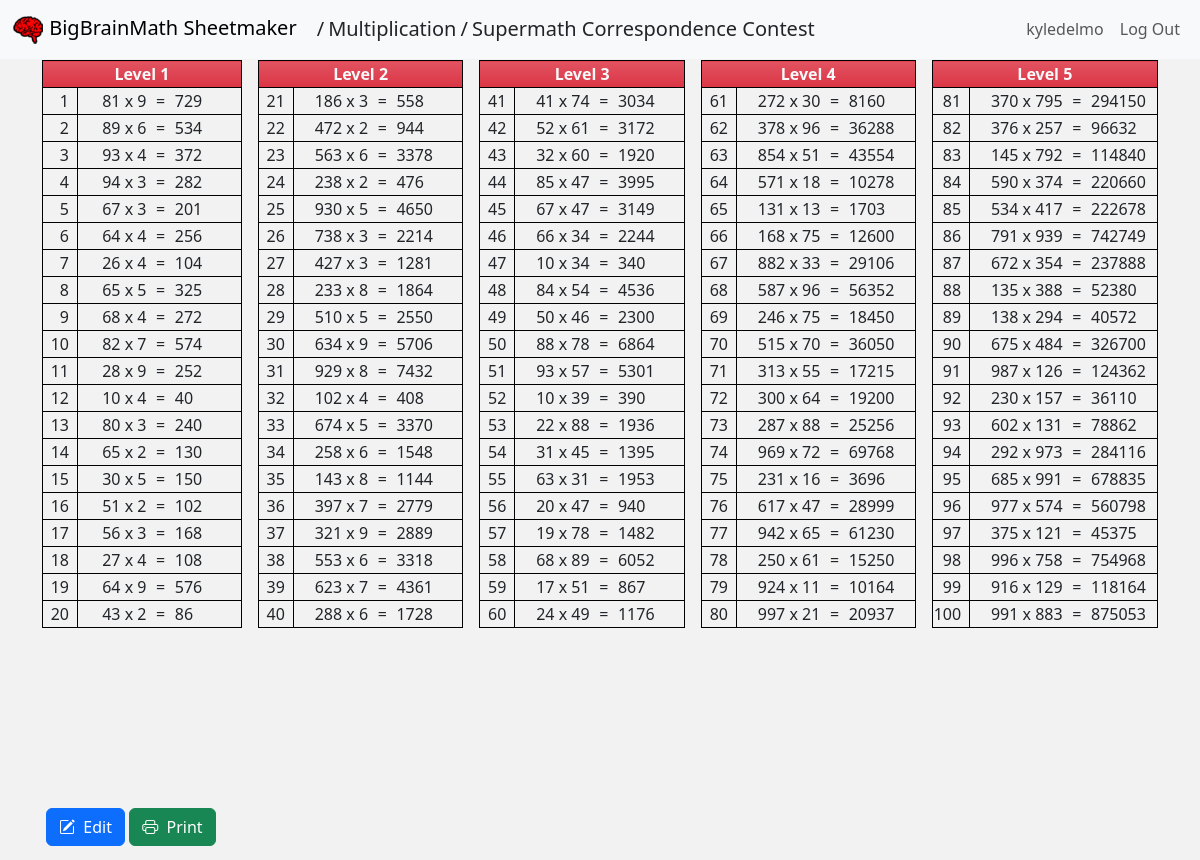
The page /multiplication/10/view (signed in) on the database its author committed.
### sheetmaker/models.py (models this page shows)
class Sheet(models.Model):
    user_id = models.PositiveIntegerField()
    sheet_name = models.CharField(max_length=50, default="Supermath Correspondence Contest")
    sheet_subname = models.CharField(max_length=50, default="Time Limit: 4 Minutes")
    problem_data = models.JSONField()
    sheet_type = models.CharField(max_length=20)
    created = models.DateTimeField(default=datetime.utcnow())
    modified = models.DateTimeField(default=datetime.utcnow())

class User(AbstractUser):
    pass

### sheetmaker/views.py (the view, shortened to what this page needs)
# urls.py: path('multiplication/<int:id>/<str:action>', views.multiplication_view, name='multiplication_view'),
@login_required(login_url="/login")
@xframe_options_sameorigin
def multiplication_view(request, id, action):
    pageTemplate = "sheetmaker/sheet_item.html"
    flat_list = []
    printData1 = []
    printData2 = []
    sheet = Sheet.objects.get(id=id)
    data = sheet
    if action == "edit":
        pageTemplate = "sheetmaker/sheet_item_edit.html"
    return render(request, pageTemplate, {
        "sheet_type": "Multiplication",
        "breadcrumb": "multiplication",
        "sheet_data": data,
        "sheet_print_data_1": printData1,
        "sheet_print_data_2": printData2
    })

### sheetmaker/templates/sheetmaker/sheet_item.html (shortened to what this page needs)
{% extends "sheetmaker/layout.html" %}
{% block subtitle %}
    <span class="sub-title"><span class="px-1">/</span><a class="text-decoration-none text-nowrap text-dark" href="/{{breadcrumb}}">{{ sheet_type }}</a><span class="px-1">/</span><span class="text-nowrap">{{ sheet_data.sheet_name}}</span></span>
{% endblock %}
{% block body %}
    <div class="problem-sheet">
        {% if sheet_type == "Multiplication" %}
        <div>
            <div class='grid item-detail-panel'>
                {% for data in sheet_data.problem_data %}
                <div class="animate__animated animate__fadeIn">
                    <table>
                        <thead>
                            <tr>
                                <th class="text-light bg-danger bg-gradient bg-opacity-100" colspan="2">{{ data.levelName }}</th>
                            </tr>
                        </thead>
                        <tbody>
                            {% for problem in data.numberSet %}
                            <tr>
                                <td>
                                    {{ problem.number }}
                                </td>
                                <td>
                                    <span>
                                        {{ problem.first }} x {{ problem.second }}
                                    </span>
                                    <span>=</span>
                                    <span>{{ problem.answer }}</span>
                                </td>
                            </tr>
                            {% endfor %}
                        </tbody>
                    </table>
                </div>
                {% endfor %}
            </div>
            <div class="footer-action-panel">
                <div id="sheetNameContainer" class="row g-3 mt-2 p-1">
                    <div class="flex-none w-auto">
                        <a class="btn btn-primary" href="/multiplication/{{ sheet_data.id }}/edit">
                            <i class="bi bi-pencil-square"></i>&nbsp;&nbsp;Edit
                        </a>
                        <button class="btn btn-success" data-sheet_id="{{ sheet_data.id }}" data-sheet-type="multiplication" id="printSheetEl">
                            <i class="bi bi-printer"></i>&nbsp;&nbsp;Print
                        </button>
                    </div>
                </div>
            </div>
        </div>
        {% endif %}
    </div>
{% endblock %}

### sheetmaker/templates/sheetmaker/layout.html (shortened to what this page needs)
{% load static %}
<!DOCTYPE html>
<html lang="en">
<head>
    <link href="https://cdn.jsdelivr.net/npm/bootstrap@5.3.0-alpha1/dist/css/bootstrap.min.css" rel="stylesheet"
 />
    <link rel="stylesheet" href="https://cdn.jsdelivr.net/npm/bootstrap-icons@1.9.1/font/bootstrap-icons.css" />
    <link rel="stylesheet" href="https://cdnjs.cloudflare.com/ajax/libs/animate.css/4.1.1/animate.min.css" />
    <link href="{% static 'sheetmaker/styles.css' %}" rel="stylesheet" />
</head>
<body>
    <div class="main container">
        <nav class="navbar fixed-top navbar-expand-lg bg-body-tertiary">
            <div class="container-fluid">
                <a class="navbar-brand" href="{% url 'index' %}">
                    <img src="{% static 'sheetmaker/images/supersmallmath32.png' %}">
                    <span>BigBrainMath Sheetmaker</span>
                </a>
                <div>{% block subtitle %}{% endblock %}</div>
                <div class="collapse navbar-collapse justify-content-end" id="navbarNav">
                    <ul class="navbar-nav">
                        {% if not user.is_authenticated %}
                        <li class="nav-item user-label">
                            <a class="nav-link" href="{% url 'login' %}">Log In</a>
                        </li>
                        <li class="nav-item user-label">
                            <a class="nav-link" href="{% url 'register' %}">Register</a>
                        </li>
                        {% else %}
                        <li class="nav-item user-label">
                            <a class="nav-link">{{ user.username }}</a>
                        </li>
                        <li class="nav-item user-label">
                            <a class="nav-link" href="{% url 'logout' %}">Log Out</a>
                        </li>
                        {% endif %}
                    </ul>
                </div>
            </div>
        </nav>
        {% block body %}
        {% endblock %}
    </div>
</body>
</html>

### sheetmaker/static/sheetmaker/styles.css (style rules this page uses)
html, body { margin: 0; min-height: 100%; background-color: #f2f2f2; }
.main { height: 100vh; --webkit-user-select: none; user-select: none; }
.user-label { justify-content: right }
.sub-title { font-size: var(--bs-navbar-brand-font-size); }
.problem-sheet { text-align: center; margin-top: 60px; }
.problem-sheet > div { display: flex; flex-direction: column; }
.problem-sheet div.grid.item-detail-panel { margin-bottom: 80px; }
.problem-sheet div.footer-action-panel { height: 80px; position: fixed; bottom: 0px; width: 100%; background: #f2f2f2; }
table, th, td, tr { border:1px solid black; }
.grid { display: grid; gap: 1rem; grid-auto-flow: column; grid-template-columns: auto auto auto auto auto; overflow: auto; }
.grid table { width: 100%; min-width: 180px; }
.grid table thead tr { background-color: red; }
.grid table tbody tr td:first-child { width: 35px; text-align: right; padding-right: 0.5em; }
.grid table tbody tr td { white-space: nowrap; }
.grid table tbody tr td:last-child { text-align: right; }
.grid table tbody tr td:last-child span { text-align: right; display: inline-block; }
.grid table tbody tr td:last-child > span:nth-child(1) { text-align: right; }
.grid table tbody tr td:last-child > span:nth-child(2) { text-align: center; width: 20px; }
.grid table tbody tr td:last-child > span:nth-child(3) { text-align: left; min-width: 65px; }

### rows shown on the page
Sheet: sheet_type "Multiplication", sheet_name "Supermath Correspondence Contest"
User: username "kyledelmo"

### other values the page prints
{{ data.levelName }} "Level 1" "Level 2" "Level 3" "Level 4" "Level 5"
{{ problem.number }} "1" "2" "3" "4" "5" "6" "7" "8" "9" "10" "11" "12" "13" "14" "15" "16" "17" "18" "19" "20" "21" "22" "23" "24" "25" "26" "27" "28" "29" "30" "31" "32" "33" "34" "35" "36" "37" "38" "39" "40" "41" "42" "43" "44" "45" "46" "47" "48" "49" "50" "51" "52" "53" "54" "55" "56" "57" "58" "59" "60" "61" "62" "63" "64" "65" "66" "67" "68" "69" "70" "71" "72" "73" "74" "75" "76" "77" "78" "79" "80" "81" "82" "83" "84" "85" "86" "87" "88" "89" "90" "91" "92" "93" "94" "95" "96" "97" "98" "99" "100"
{{ problem.first }} "81" "89" "93" "94" "67" "64" "26" "65" "68" "82" "28" "10" "80" "65" "30" "51" "56" "27" "64" "43" "186" "472" "563" "238" "930" "738" "427" "233" "510" "634" "929" "102" "674" "258" "143" "397" "321" "553" "623" "288" "41" "52" "32" "85" "67" "66" "10" "84" "50" "88" "93" "10" "22" "31" "63" "20" "19" "68" "17" "24" "272" "378" "854" "571" "131" "168" "882" "587" "246" "515" "313" "300" "287" "969" "231" "617" "942" "250" "924" "997" "370" "376" "145" "590" "534" "791" "672" "135" "138" "675" "987" "230" "602" "292" "685" "977" "375" "996" "916" "991"
{{ problem.second }} "9" "6" "4" "3" "3" "4" "4" "5" "4" "7" "9" "4" "3" "2" "5" "2" "3" "4" "9" "2" "3" "2" "6" "2" "5" "3" "3" "8" "5" "9" "8" "4" "5" "6" "8" "7" "9" "6" "7" "6" "74" "61" "60" "47" "47" "34" "34" "54" "46" "78" "57" "39" "88" "45" "31" "47" "78" "89" "51" "49" "30" "96" "51" "18" "13" "75" "33" "96" "75" "70" "55" "64" "88" "72" "16" "47" "65" "61" "11" "21" "795" "257" "792" "374" "417" "939" "354" "388" "294" "484" "126" "157" "131" "973" "991" "574" "121" "758" "129" "883"
{{ problem.answer }} "729" "534" "372" "282" "201" "256" "104" "325" "272" "574" "252" "40" "240" "130" "150" "102" "168" "108" "576" "86" "558" "944" "3378" "476" "4650" "2214" "1281" "1864" "2550" "5706" "7432" "408" "3370" "1548" "1144" "2779" "2889" "3318" "4361" "1728" "3034" "3172" "1920" "3995" "3149" "2244" "340" "4536" "2300" "6864" "5301" "390" "1936" "1395" "1953" "940" "1482" "6052" "867" "1176" "8160" "36288" "43554" "10278" "1703" "12600" "29106" "56352" "18450" "36050" "17215" "19200" "25256" "69768" "3696" "28999" "61230" "15250" "10164" "20937" "294150" "96632" "114840" "220660" "222678" "742749" "237888" "52380" "40572" "326700" "124362" "36110" "78862" "284116" "678835" "560798" "45375" "754968" "118164" "875053"
